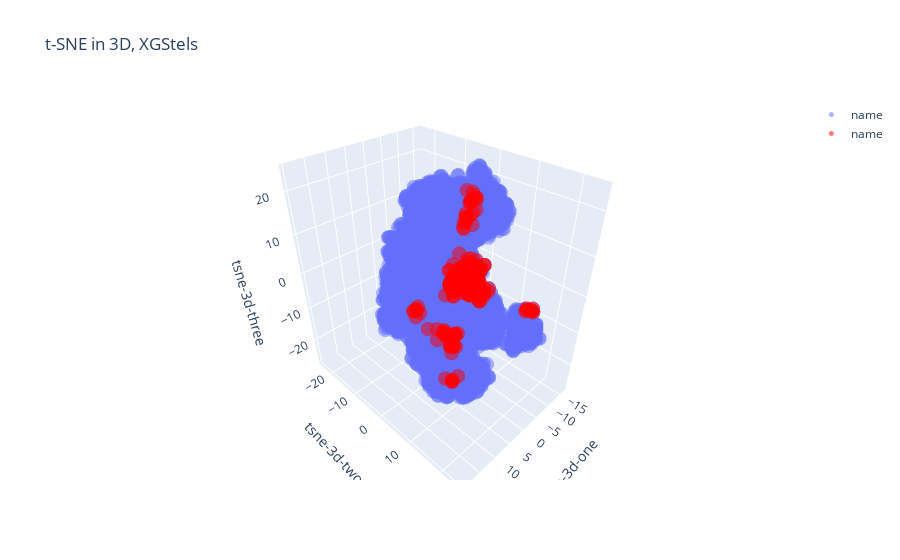

The cell this chart's notebook holds for it:
### Code cell
fig = go.Figure()
fig.add_trace(go.Scatter3d(
    x=df_xgstels_norm_sample['tsne-3d-one'], 
    y=df_xgstels_norm_sample['tsne-3d-two'], 
    z=df_xgstels_norm_sample['tsne-3d-three'], 
    mode='markers',
    name='name',
    marker=dict(
        size=5,
        opacity=0.5
    )
))
fig.add_trace(go.Scatter3d(
    x=df_xgstels_norm_sample_beta['tsne-3d-one'], 
    y=df_xgstels_norm_sample_beta['tsne-3d-two'], 
    z=df_xgstels_norm_sample_beta['tsne-3d-three'], 
    mode='markers',
    name='name',
    marker=dict(
        size=5,
        opacity=0.5,
        color='red'
    )
))

# Create layout
layout = go.Layout(
    title='t-SNE in 3D, XGStels',
    scene=dict(
        xaxis=dict(title='tsne-3d-one'),
        yaxis=dict(title='tsne-3d-two'),
        zaxis=dict(title='tsne-3d-three')
    )
)

# Combine traces and layout into a figure
fig.update_layout(layout)

### Figure 1 — Plotly figure (JSON) as saved in the notebook; plotly's stock layout.template omitted (floating-point values rounded to 4 significant figures; data arrays with more than 128 entries replaced by an {"elided": "..."} marker saying what was removed)
{"data": [{"marker": {"opacity": 0.5, "size": 5}, "mode": "markers", "name": "name", "type": "scatter3d", "x": {"elided": "10000 float values"}, "y": {"elided": "10000 float values"}, "z": {"elided": "10000 float values"}}, {"marker": {"color": "red", "opacity": 0.5, "size": 5}, "mode": "markers", "name": "name", "type": "scatter3d", "x": {"elided": "326 float values"}, "y": {"elided": "326 float values"}, "z": {"elided": "326 float values"}}], "layout": {"scene": {"xaxis": {"title": {"text": "tsne-3d-one"}}, "yaxis": {"title": {"text": "tsne-3d-two"}}, "zaxis": {"title": {"text": "tsne-3d-three"}}}, "title": {"text": "t-SNE in 3D, XGStels"}}}
